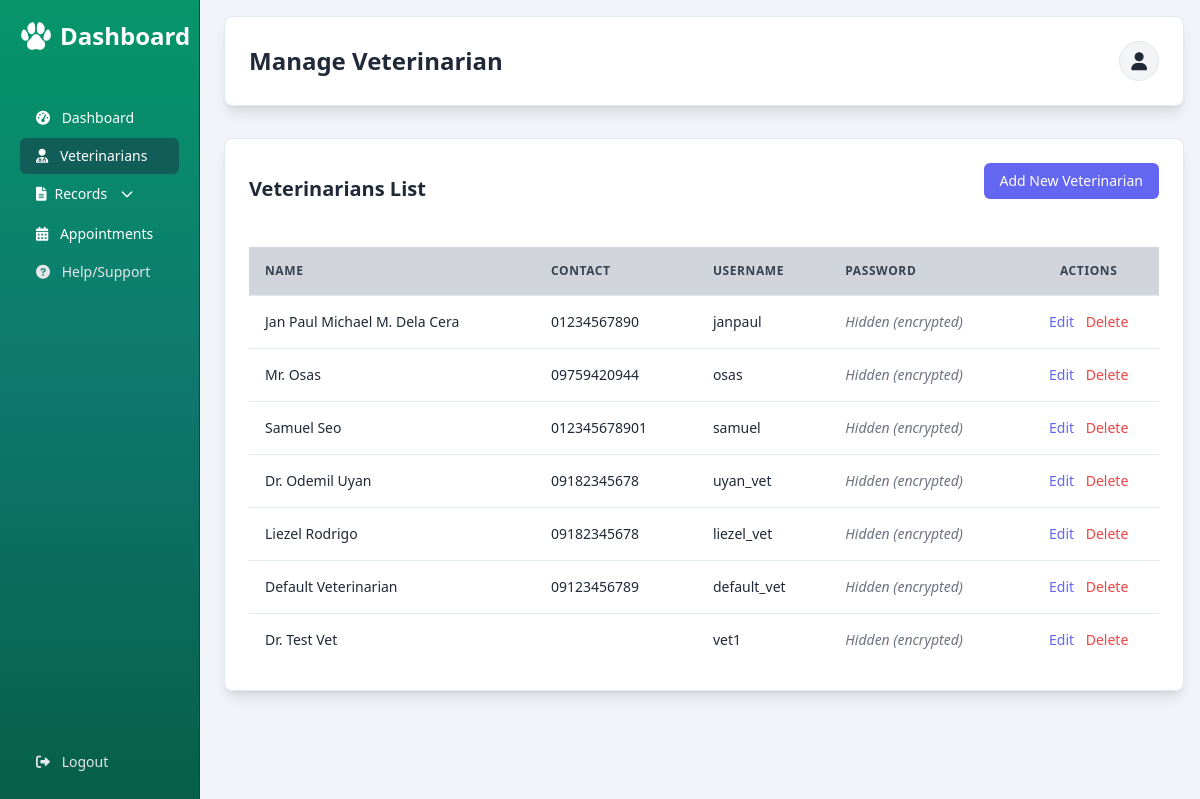
The app's page /admin/admin.php (signed in) with its own data.
### tables this page shows
CREATE TABLE `veterinarian` (
  `vet_id` int(11) NOT NULL,
  `vet_name` varchar(100) DEFAULT NULL,
  `vet_contact_number` varchar(15) DEFAULT NULL,
  `vet_username` varchar(50) DEFAULT NULL,
  `vet_password` varchar(100) DEFAULT NULL
);

### functions/admin-handler.php (called while the page is built, shortened)
<?php
require_once '../db.php';
$stmt = $pdo->query("SELECT vet_id, vet_name, vet_contact_number, vet_username FROM Veterinarian");
$vets = $stmt->fetchAll();

### admin/admin.php (the view, shortened to what this page needs)
<?php
require_once '../functions/admin-handler.php';
?>
<!DOCTYPE html>
<html lang="en">
<head>
    <script src="https://cdn.tailwindcss.com"></script>
    <link rel="stylesheet" href="https://cdnjs.cloudflare.com/ajax/libs/font-awesome/6.0.0/css/all.min.css">
</head>
<body class="bg-slate-100 min-h-screen text-gray-800">
    <aside id="sidebar"
        class="fixed inset-y-0 left-0 w-[200px] bg-gradient-to-b from-emerald-600 via-teal-700 to-emerald-800 text-white p-5 transform -translate-x-full lg:translate-x-0 transition-transform duration-300 ease-in-out z-40 flex flex-col border-r border-emerald-900">
        <div class="flex items-center justify-between">
            <h2 class="text-xl lg:text-2xl font-semibold flex items-center gap-2">
                <img src="../image/MainIconWhite.png" alt="Dashboard" class="w-6 lg:w-8">
                <span class="md:inline">Dashboard</span>
            </h2>
        </div>
        <nav class="flex-grow mt-8 lg:mt-12 space-y-0.5">
            <a href="admin-dashboard.php"
                class="block text-sm text-white hover:bg-emerald-700 px-4 py-2 rounded-md transition-colors">
                <i class="fas fa-tachometer-alt mr-2"></i> Dashboard
            </a>
            <a href="admin.php"
                class="block text-sm text-white bg-teal-800 hover:bg-emerald-700 px-4 py-2 rounded-md transition-colors">
                <i class="fas fa-user-md mr-2"></i> Veterinarians
            </a>
            <div class="space-y-0.5">
                <button id="recordsBtn"
                    class="w-full flex items-center justify-start gap-2 text-sm text-white px-4 py-2 rounded-md hover:bg-emerald-700 transition-colors">
                    <i class="fa-solid fa-file-lines"></i>
                    <span>Records</span>
                    <svg id="recordsArrow"
                        class="w-4 h-4 ml-1 transition-transform duration-200"
                        fill="none" stroke="currentColor" viewBox="0 0 24 24">
                        <path stroke-linecap="round" stroke-linejoin="round" stroke-width="2" d="M19 9l-7 7-7-7" />
                    </svg>
                </button>
            </div>
            <a href="./admin-appointments.php"
                class="block text-sm text-white hover:bg-emerald-700 px-4 py-2 rounded-md">
                <i class="fas fa-calendar-days mr-2"></i> Appointments
            </a>
            <a href="#" onclick="toggleModal('adminHelpModal')"
                class="block text-sm text-gray-200 hover:bg-emerald-600 px-4 py-2 rounded-md hover:text-white transition-colors">
                <i class="fas fa-question-circle mr-2"></i> Help/Support
            </a>
        </nav>
        <div class="pt-4">
            <a href="../index.php" onclick="confirmLogout(event)"
                class="block text-sm text-gray-200 hover:bg-red-600 px-4 py-2 rounded-md transition-colors">
                <i class="fas fa-sign-out-alt mr-2"></i> Logout
            </a>
        </div>
    </aside>
    <div class="ml-0 lg:ml-52 p-4 pt-16 lg:pt-4">
        <header class="bg-white shadow-lg rounded-lg text-gray-800 py-4 mb-6 lg:mb-8 p-4 lg:p-6 border border-slate-200">
            <div class="flex justify-between items-center">
                <h1 class="text-xl lg:text-2xl font-bold">Manage Veterinarian</h1>
                <div class="relative inline-block text-left">
                    <button id="profileButton" class="flex items-center justify-center w-10 h-10 bg-gray-100 border border-gray-200 rounded-full hover:bg-gray-200 text-gray-800 text-lg transition-colors">
                        <i class="fas fa-user"></i>
                    </button>
                </div>
            </div>
        </header>
        <div class="bg-white p-4 lg:p-6 rounded-lg shadow-lg table-container border border-slate-200">
            <div class="flex justify-between items-center mb-4">
                <h2 class="text-lg lg:text-xl font-semibold text-gray-800 mb-4">Veterinarians List</h2>
                <button id="openAddModal" class="bg-indigo-500 text-white px-4 py-2 text-sm rounded-md hover:bg-indigo-600 mb-8 transition-colors">
                    Add New Veterinarian
                </button>
            </div>
            <table class="w-full table-auto divide-y divide-slate-200">
                <thead>
                    <tr class="bg-gray-300 text-gray-700">
                        <th class="p-4 text-left text-xs uppercase tracking-wider">Name</th>
                        <th class="p-4 text-left text-xs uppercase tracking-wider">Contact</th>
                        <th class="p-4 text-left text-xs uppercase tracking-wider">Username</th>
                        <th class="p-4 text-left text-xs uppercase tracking-wider">Password</th>
                        <th class="p-4 text-center text-xs uppercase tracking-wider">Actions</th>
                    </tr>
                </thead>
                <tbody class="divide-y divide-slate-200">
                    <?php foreach ($vets as $vet): ?>
                        <tr class="hover:bg-gray-50">
                            <td class="p-4 text-sm"><?= htmlspecialchars($vet['vet_name']) ?></td>
                            <td class="p-4 text-sm"><?= htmlspecialchars($vet['vet_contact_number']) ?></td>
                            <td class="p-4 text-sm"><?= htmlspecialchars($vet['vet_username']) ?></td>
                            <td class="p-4 text-sm italic text-gray-500">Hidden (encrypted)</td>
                            <td class="p-4 text-center text-sm">
                                <a href="#"
                                    class="text-indigo-500 hover:text-indigo-700 mr-2 edit-btn transition-colors"
                                    data-vet-id="<?= $vet['vet_id'] ?>"
                                    data-vet-name="<?= htmlspecialchars($vet['vet_name'], ENT_QUOTES) ?>"
                                    data-vet-contact="<?= htmlspecialchars($vet['vet_contact_number'], ENT_QUOTES) ?>"
                                    data-vet-username="<?= htmlspecialchars($vet['vet_username'], ENT_QUOTES) ?>">
                                    Edit
                                </a>
                                <a href="#" onclick="confirmDelete(<?= $vet['vet_id'] ?>)" class="text-red-500 hover:text-red-700 transition-colors">Delete</a>
                            </td>
                        </tr>
                    <?php endforeach ?>
                </tbody>
            </table>
        </div>
    </div>
</body>
</html>

### admin/admin.php (style rules this page uses)
.table-container { overflow-x: auto; }
table { width: 100%; min-width: 400px; }

### records on screen
veterinarian: vet_name "Jan Paul Michael M. Dela Cera", vet_contact_number "01234567890", vet_username "janpaul"
veterinarian: vet_name "Mr. Osas", vet_contact_number "09759420944", vet_username "osas"
veterinarian: vet_name "Samuel Seo", vet_contact_number "012345678901", vet_username "samuel"
veterinarian: vet_name "Dr. Odemil Uyan", vet_contact_number "09182345678", vet_username "uyan_vet"
veterinarian: vet_name "Liezel Rodrigo", vet_contact_number "09182345678", vet_username "liezel_vet"
veterinarian: vet_name "Default Veterinarian", vet_contact_number "09123456789", vet_username "default_vet"
veterinarian: vet_name "Dr. Test Vet", vet_username "vet1"
